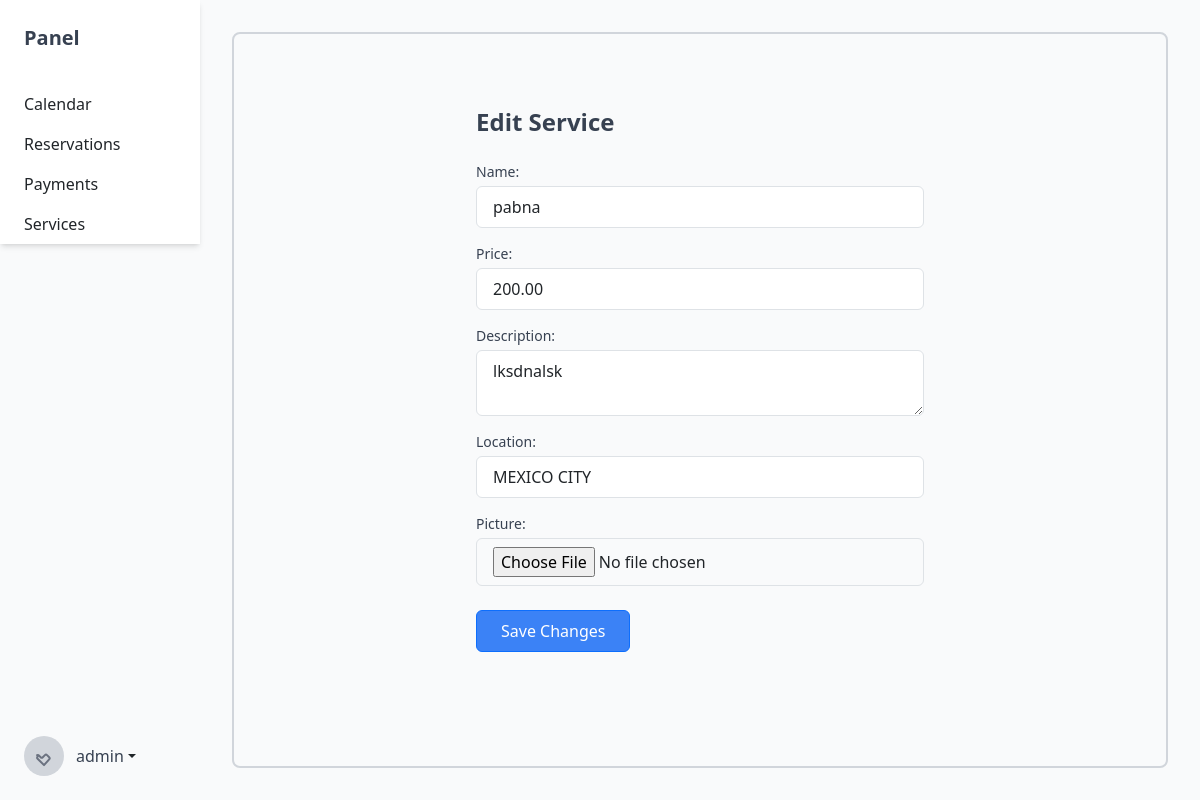
The page /panel/services/edit/1 (signed in) on the database its author committed.
### panel/models.py (models this page shows, shortened)
class Service(models.Model):
    name = models.CharField(max_length=200)
    price = models.DecimalField(max_digits=6, decimal_places=2)
    description = models.TextField()
    space = models.ForeignKey(ClassSpaceModel, on_delete=models.CASCADE)
    picture = models.ImageField(upload_to="pictures/")
    location = models.CharField(max_length=200)
    inicio = models.TimeField(blank=True, null=True)
    fin = models.TimeField(blank=True, null=True)

### panel/views.py (the view)
# urls.py: path("services/edit/<int:service_id>", superuser_required(edit_service_view), name="edit_service"),
def edit_service_view(request, service_id):
    service = Service.objects.get(id=service_id)
    if request.method == "POST":
        form = ServiceForm(request.POST, request.FILES, instance=service)
        if form.is_valid():
            form.save()
            url = reverse("panel:services")
            return redirect(url)
    else:
        form = ServiceForm(instance=service)
    return render(request, "panel/services.edit.html", context={"service": service})

### class_reservation/urls.py (called while the page is built)
def is_superuser(user):
    return user.is_superuser

def superuser_required(view_func):
    return user_passes_test(lambda user: is_superuser(user))(view_func)

### templates/panel/services.edit.html (shortened to what this page needs)
{% extends "panel/panel.base.html" %}
{% block content %}
<div class="w-full max-w-md mx-auto mt-5">
    <h1 class="text-2xl font-semibold text-gray-700 mb-4">Edit Service</h1>
    <form method="POST" action="{% url 'panel:edit_service' service.id %}" enctype="multipart/form-data" class="space-y-4">
        <div class="form-group">
            <label for="name" class="block text-sm font-medium text-gray-700">Name:</label>
            <input type="text" id="name" name="name" value="{{ service.name }}" class="mt-1 block w-full py-2 px-3 border border-gray-300 rounded-md">
        </div>
        <div class="form-group">
            <label for="price" class="block text-sm font-medium text-gray-700">Price:</label>
            <input type="number" id="price" name="price" value="{{ service.price }}" class="mt-1 block w-full py-2 px-3 border border-gray-300 rounded-md">
        </div>
        <div class="form-group">
            <label for="description" class="block text-sm font-medium text-gray-700">Description:</label>
            <textarea id="description" name="description" class="mt-1 block w-full py-2 px-3 border border-gray-300 rounded-md">{{ service.description }}</textarea>
        </div>
        <div class="form-group">
            <label for="location" class="block text-sm font-medium text-gray-700">Location:</label>
            <input type="text" id="location" name="location" value="{{ service.location }}" class="mt-1 block w-full py-2 px-3 border border-gray-300 rounded-md">
        </div>
        <div class="form-group">
            <label for="picture" class="block text-sm font-medium text-gray-700">Picture:</label>
            <input type="file" id="picture" name="picture" class="mt-1 block w-full py-2 px-3 border border-gray-300 rounded-md">
        </div>
        <button type="submit" class="btn btn-primary mt-4 py-2 px-4 rounded-md bg-blue-500 text-white">Save Changes</button>
    </form>
</div>
{% endblock %}

### templates/panel/panel.base.html (shortened to what this page needs)
{% load static%}
<!DOCTYPE html>
<html lang="en">
<head>
    <link href="https://cdn.jsdelivr.net/npm/bootstrap@5.3.2/dist/css/bootstrap.min.css" rel="stylesheet"
>
    <script src="https://cdn.tailwindcss.com"></script>
</head>
<body class="bg-gray-50">
    <div class="min-h-screen flex">
        <div class="sidebar w-64 bg-white shadow-md">
            <div class="px-6 py-4">
                <h1 class="text-xl font-semibold text-gray-700">Panel</h1>
            </div>
            <nav class="mt-2">
                <a href="{% url 'panel:calendar' %}" class="nav-link block px-6 py-2 hover:bg-gray-100">
                    Calendar
                </a>
                <a href="{% url 'panel:reservations' %}" class="nav-link block px-6 py-2 hover:bg-gray-100">
                    Reservations
                </a>
                <a href="{% url 'panel:payments' %}" class="nav-link block px-6 py-2 hover:bg-gray-100">
                    Payments
                </a>
                <a href="{% url 'panel:services' %}" class="nav-link block px-6 py-2 hover:bg-gray-100">
                    Services
                </a>
            </nav>
            <div class="username-section absolute bottom-0 inset-x-0 p-6 dropdown">
                <a href="#" class="flex items-center dropdown-toggle" id="dropdownMenuButton" data-toggle="dropdown"
                    aria-haspopup="true" aria-expanded="false">
                    <span class="h-10 w-10 rounded-full bg-gray-300 flex items-center justify-center">
                    </span>
                    <span class="ml-3 text-gray-700">{{user}}</span>
                </a>
            </div>
        </div>
        <div class="flex-1 p-8">
            <div class="h-full border-2 border-gray-300 rounded-lg p-6">
                {% block content %}
                {% endblock%}
            </div>
        </div>
    </div>
</body>
</html>

### templates/panel/panel.base.html (style rules this page uses)
.sidebar { width: 200px; transition: width 0.5s; height: 100%; }

### rows shown on the page
Service: name "pabna", price "200.00", description "lksdnalsk", location "MEXICO CITY"

### other values the page prints
{{ user }} "admin"
